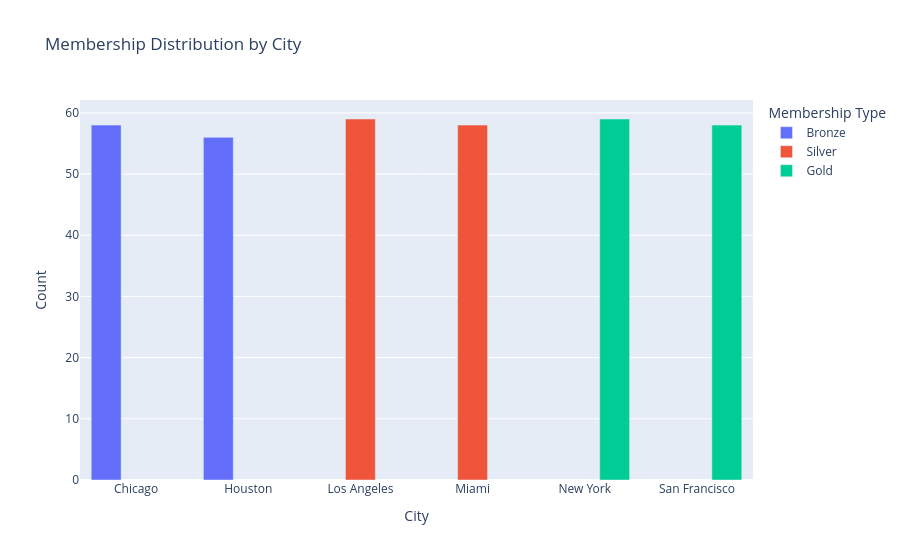

The notebook cell saved with this chart:
### Code cell
import plotly.express as px

fig = px.bar(
    city_membership_counts,
    x="City",
    y="Count",
    color="Membership Type",
    barmode="group",
    title="Membership Distribution by City",
    hover_data=['Membership Type', 'Count']
)

fig.show()

### Figure 1 — Plotly figure (JSON) as saved in the notebook; plotly's stock layout.template omitted (floating-point values rounded to 4 significant figures)
{"data": [{"alignmentgroup": "True", "customdata": [["Bronze"], ["Bronze"]], "hovertemplate": "Membership Type=%{customdata[0]}<br>City=%{x}<br>Count=%{y}<extra></extra>", "legendgroup": "Bronze", "marker": {"color": "#636efa", "pattern": {"shape": ""}}, "name": "Bronze", "offsetgroup": "Bronze", "orientation": "v", "showlegend": true, "textposition": "auto", "type": "bar", "x": ["Chicago", "Houston"], "xaxis": "x", "y": [58, 56], "yaxis": "y"}, {"alignmentgroup": "True", "customdata": [["Silver"], ["Silver"]], "hovertemplate": "Membership Type=%{customdata[0]}<br>City=%{x}<br>Count=%{y}<extra></extra>", "legendgroup": "Silver", "marker": {"color": "#EF553B", "pattern": {"shape": ""}}, "name": "Silver", "offsetgroup": "Silver", "orientation": "v", "showlegend": true, "textposition": "auto", "type": "bar", "x": ["Los Angeles", "Miami"], "xaxis": "x", "y": [59, 58], "yaxis": "y"}, {"alignmentgroup": "True", "customdata": [["Gold"], ["Gold"]], "hovertemplate": "Membership Type=%{customdata[0]}<br>City=%{x}<br>Count=%{y}<extra></extra>", "legendgroup": "Gold", "marker": {"color": "#00cc96", "pattern": {"shape": ""}}, "name": "Gold", "offsetgroup": "Gold", "orientation": "v", "showlegend": true, "textposition": "auto", "type": "bar", "x": ["New York", "San Francisco"], "xaxis": "x", "y": [59, 58], "yaxis": "y"}], "layout": {"barmode": "group", "legend": {"title": {"text": "Membership Type"}, "tracegroupgap": 0}, "title": {"text": "Membership Distribution by City"}, "xaxis": {"anchor": "y", "domain": [0, 1], "title": {"text": "City"}}, "yaxis": {"anchor": "x", "domain": [0, 1], "title": {"text": "Count"}}}}
